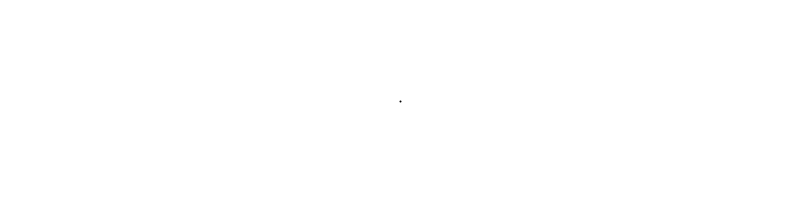
Frame 1 (no input)
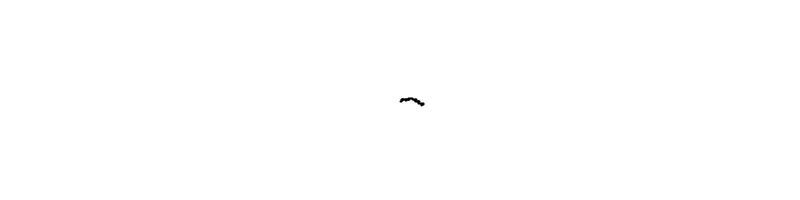
Frame 60 (the mouse pressed at the canvas centre just before this capture)
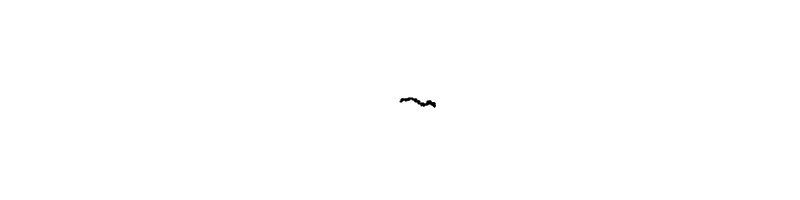
Frame 120 (the mouse held since frame 60 and released just before this capture)

The Processing sketch that drew these frames (run headless with seeded random() and noise(); from frame 60 on, the mouse is pressed at the canvas centre):

// Processing sketch: processing_89084
// ── processing_89084.pde

// The Nature of Code
// Daniel Shiffman
// http://natureofcode.com

Walker w;

void setup() {
  size(800,200);
  // Create a walker object
  w = new Walker();
  background(255);
}

void draw() {
  // Run the walker object
  w.step();
  w.render();
}

// The Nature of Code
// Daniel Shiffman
// http://natureofcode.com

// A random walker object!

class Walker {
  int x,y;

  Walker() {
    x = width/2;
    y = height/2;
  }

  void render() {
    stroke(0);
    strokeWeight(2);
    point(x,y);
  }

  // Randomly move up, down, left, right, or stay in one place
 void step() {
    
    float r = random(1);
    // A 40% of moving to the right!
    if (r < 0.4) {    
      x++;
    } else if (r < 0.6) {
      x--;
    } else if (r < 0.8) {
      y++;
    } else {
      y--;
    }
  
    x = constrain(x,0,width-1);
    y = constrain(y,0,height-1);
  }
}
